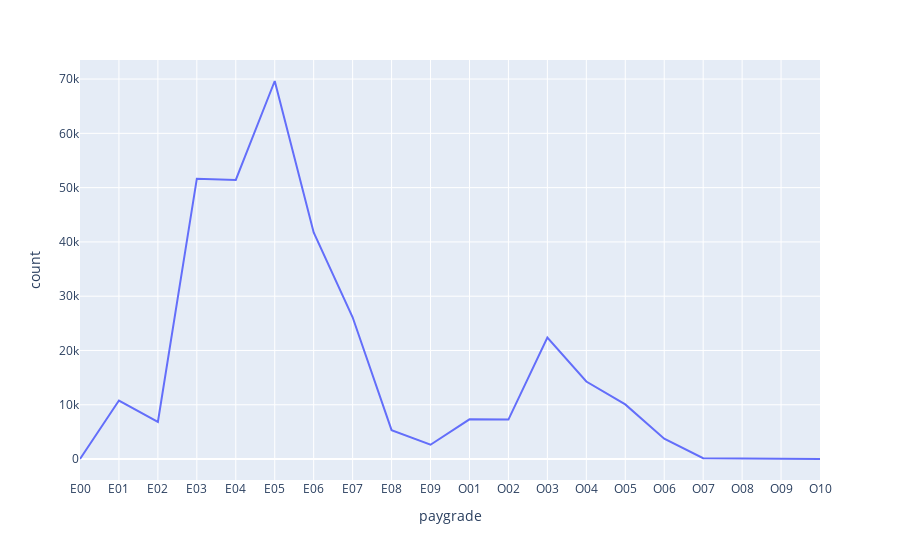

The notebook cell saved with this chart:
### Markdown cell above
- Calculate the total count by paygrade. Assign to `total_counts_by_paygrade`.
- Using `total_counts_by_paygrade`, draw a line plot of `count` versus `paygrade`.

### Code cell
# Calculate the total count by paygrade
total_counts_by_paygrade = air_force_nz.groupby("paygrade").sum().reset_index()

# Draw a line plot of count vs. paygrade
fig = px.line(total_counts_by_paygrade, x ="paygrade", y = "count")
fig.show()

### Figure 1 — Plotly figure (JSON) as saved in the notebook; plotly's stock layout.template omitted (floating-point values rounded to 4 significant figures)
{"data": [{"hovertemplate": "paygrade=%{x}<br>count=%{y}<extra></extra>", "legendgroup": "", "line": {"color": "#636efa", "dash": "solid"}, "marker": {"symbol": "circle"}, "mode": "lines", "name": "", "orientation": "v", "showlegend": false, "type": "scatter", "x": ["E00", "E01", "E02", "E03", "E04", "E05", "E06", "E07", "E08", "E09", "O01", "O02", "O03", "O04", "O05", "O06", "O07", "O08", "O09", "O10"], "xaxis": "x", "y": [5, 10781, 6834, 51645, 51424, 69644, 41746, 26117, 5312, 2629, 7314, 7264, 22387, 14279, 10065, 3742, 149, 100, 36, 13], "yaxis": "y"}], "layout": {"autosize": true, "legend": {"tracegroupgap": 0}, "margin": {"t": 60}, "xaxis": {"anchor": "y", "autorange": true, "domain": [0, 1], "range": [0, 19], "title": {"text": "paygrade"}, "type": "category"}, "yaxis": {"anchor": "x", "autorange": true, "domain": [0, 1], "range": [-3864.0, 73510.0], "title": {"text": "count"}, "type": "linear"}}}
